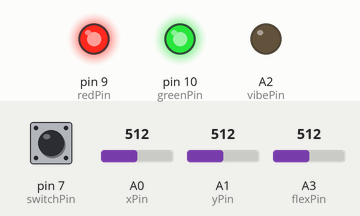
Recording of a sketch running on a simulated Arduino Uno, built with avr-gcc and run on an emulated ATmega328P. On the bench: output pins drawn as LEDs (lit = HIGH). Inputs (shaded band) come from the test bench; at power-on: A0 (xPin) = 512, pin 7 (switchPin) HIGH, A1 (yPin) = 512, A3 (flexPin) = 512. What the sketch prints to the serial monitor is not drawn.

Above: at 2.6 s.
2.7 s: A0 (xPin) set to 716
At 4.1 s:
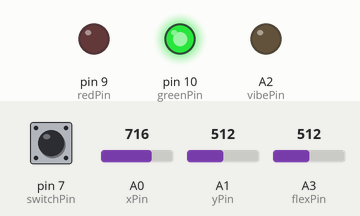
6.8 s: A0 (xPin) set to 600
8.6 s: A0 (xPin) set to 564
10.6 s: pin 7 (switchPin) pulled LOW for 1 s
At 16.3 s:
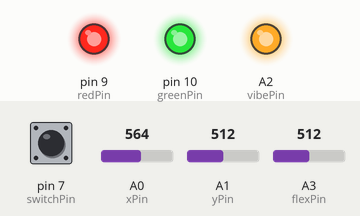
Timing chart, 0 to 16.7 s (numbered marks = the images above; inputs shaded):
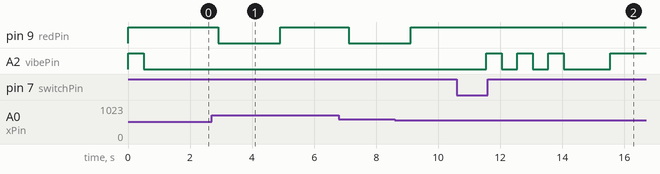

Measured:
- after the input at 2.7 s, pin 9 (redPin): HIGH → LOW after 0.22 s, → HIGH 2.0 s later
- after the input at 10.6 s, A2 (vibePin): LOW → HIGH after 0.95 s, then repeats every 1.0 s: LOW 0.50 s, HIGH 0.50 s

The sketch:

buzzlightshirt.ino
```cpp
//Flex sensor input
const int flexPin = A3;

float flexAvg;

//RGB LED pins
//Only red and green are used
const int redPin = 9;
const int greenPin = 10;

//Vibration motor pin
const int vibePin = A2;

//Push button switch pin
const int switchPin = 7;
int switchValue;
int buttonState = HIGH;
long debounceDelay = 50;

//Accelerometer pins and variables
const int xPin = A0;
const int yPin = A1;

//Change
float threshold=70.0;

float xval[100]={0};
float yval[100]={0};
float xavg;
float yavg;

int flag=0;

//RGB LED
int redIntensity = 0;
int greenIntensity = 0;

//Activity tracking variables
int breathingExercisesComplete = 0;
int badPostureCount = 0;
const int allowedBadPostureMaximum = 10;
const int requiredBreathingExercises = 40;

unsigned long badPostureTime;
unsigned long correctionTime;

//Breathing exercise interval
//Usually every hour (3600000), but set to a shorter value for testing
unsigned long breathingInterval = 60000;
unsigned long nextBreathingTime  = 0;

boolean counting = false;
boolean correction = false;

//Alert if flexed for a preset amount of time
//At least greater than 5 minutes (300000), but set to a shorter value for testing
const unsigned long requiredDuration = 30000;

void setup() {
  // put your setup code here, to run once:

  Serial.begin(9600);

  //Setup our input and output pins
  pinMode(vibePin, OUTPUT);
  pinMode(redPin, OUTPUT);
  pinMode(greenPin, OUTPUT);

  pinMode(xPin, INPUT);
  pinMode(yPin, INPUT);
  pinMode(switchPin, INPUT);

  //Set initial unpressed value to HIGH
  digitalWrite(switchPin, HIGH);

  //Turn off RGB LED
  resetLight();


  //Small vibration to indicate circuit is on
  pinMode(vibePin, OUTPUT);
  analogWrite(vibePin, 200);
  delay(500);
  analogWrite(vibePin, 0);
  delay(500);

  //Calibrate Flex Sensor
  calibrateFlexSensor();

  //Calibrate Accelerometer
  calibrateAccelerometer();

  //Initialise variables for breathing exercise
  nextBreathingTime += breathingInterval;

}

void loop() {
  // put your main code here, to run repeatedly

  readAccelerometer();
  delay(50);
  checkPosture();
  delay(50);

  readSwitchPin();
  if (switchValue == LOW) {
    //initiate a deep breathing exercise manually
    alertBreathing();
    for (int i = 0; i < 2; i++) {
      breathingExercise();
    }
    nextBreathingTime = millis() + breathingInterval;
  }

  delay(50);
  readAccelerometer();
  delay(50);
  checkBreathing();
  delay(50);
  readAccelerometer();
  delay(50);
}

//This function checks the wearer's posture
//and alerts them if correction is needed

void checkPosture() {
  int flexReading = analogRead(flexPin);

  //Compare reading with calibrated value on startup
  int difference = abs(flexReading-flexAvg);

  //Posture is healthy
  if (difference <= 10) {
    if (counting) {
      if (!correction) {
        correctionTime = millis();
        correction = true;
      }
      else {
        long duration = millis() - correctionTime;
        if (duration >= requiredDuration) {
          counting = false;
          badPostureTime = 0;
          Serial.println("Posture corrected!");
          delay(100);
          vibeCorrectionComplete();
        }
      }
    }
  }

  //Posture is unhealthy
  if (difference > 10) {
    if (!counting) {
      badPostureTime = millis();
      counting = true;
    }
    else {
      long duration = millis() - badPostureTime;
      if (duration >= requiredDuration) {
        correction = false;
        correctionTime = 0;
        Serial.println("Unhealthy posture detected!");
        delay(100);
        vibeCorrectionNeeded();
        if (duration >= 2*requiredDuration) {
          badPostureCount++;
          badPostureTime = millis();
          Serial.print("Bad Posture Count: ");
          Serial.println(badPostureCount);
          delay(100);
        }
      }
    }
  }
}

//Vibration pattern for deep breathing
//Called when breathing exercise interval is reached
void breathingExercise() {
  for (int i = 78; i <=255; i++) {
    analogWrite(vibePin, i);
    delay(20);
  }

  analogWrite(vibePin, 255);
  delay(100);

  analogWrite(vibePin, 0);
  delay(2000);

  for (int i = 255; i >= 78; i--) {
    analogWrite(vibePin, i);
    delay(20);
  }

  analogWrite(vibePin, 0);
  delay(1000);

  //Keep track of number of completed exercises
  breathingExercisesComplete++;
  Serial.print("Breathing Exercises Done: ");
  Serial.println(breathingExercisesComplete);
  delay(100);
}

//Vibration pattern to alert user that it's time for a breathing exercise
//Wearer can cancel the exercise by pressing the push button at this point
void alertBreathing() {
  analogWrite(vibePin, 200);
  delay(500);

  analogWrite(vibePin, 0);
  delay(500);

  analogWrite(vibePin, 200);
  delay(500);

  analogWrite(vibePin, 0);
  delay(500);

  analogWrite(vibePin, 200);
  delay(500);

  analogWrite(vibePin, 0);
  delay(500);
}

//Check if it's time for a breathing exercise
void checkBreathing() {
  long runTime = millis();
  if (runTime >= nextBreathingTime) {
    //Time for a breathing exercise
    alertBreathing();
    //Do it 5 times
    for (int i = 0; i < 2; i++) {
      readSwitchPin();
      if (switchValue == LOW) {
        break;
      }
      breathingExercise();
    }
    nextBreathingTime = millis() + breathingInterval;
  }
}

//Calculate the intensity and colour of the RGB LED based on tracked activity
void statusLight() {
  int badPosturesAllowed = allowedBadPostureMaximum - badPostureCount;

  greenIntensity = 255 * (float)breathingExercisesComplete/(float)requiredBreathingExercises * (float)badPosturesAllowed/(float)allowedBadPostureMaximum;
  redIntensity = 255 - greenIntensity;

  outputLED(redIntensity, greenIntensity);
  delay(2000);

  outputLED(0, 0);
  delay(2000);

}

//Utility function to turn ligth off
void resetLight() {
  outputLED(0, 0);
}

//Function to calibrate the accelerometer
//Taken and modified from
//http://www.instructables.com/id/Simple-Easy-and-Cheap-DIY-Pedometer-with-Arduino/?ALLSTEPS

void calibrateAccelerometer() {
  digitalWrite(13,HIGH);

  float sum=0;
  float sum1=0;
  float sum2=0;
  for (int i=0;i<100;i++) {
    xval[i]=float(analogRead(xPin));
    sum=xval[i]+sum;
  }
  xavg=sum/100.0;
  Serial.print("x average: ");
  Serial.println(xavg);
  delay(100);

  for (int j=0;j<100;j++) {
    yval[j]=float(analogRead(yPin));
    sum1=yval[j]+sum1;
  }
  yavg=sum1/100.0;
  Serial.print("y average: ");
  Serial.println(yavg);
  delay(100);

  digitalWrite(13,LOW);
}

//Function to calibrate flex sensor on startup
//I wrote this based on the accelerometer calibration method above

void calibrateFlexSensor() {
  float flexSum = 0;
  int flexInit[10] = {0};

  for (int i=0; i < 10; i++) {
    flexInit[i] = analogRead(flexPin);
    flexSum = float(flexInit[i])+ flexSum;
    delay(10);
  }
  flexAvg = flexSum/10;
  Serial.print("Flex Sensor Average: ");
  Serial.println(flexAvg);
  delay(100);
}

//Read the accelerometer. Turn on status light if there is a significang enough orientation change
//Taken and modified from
//http://www.instructables.com/id/Simple-Easy-and-Cheap-DIY-Pedometer-with-Arduino/?ALLSTEPS

void readAccelerometer () {
  int acc=0;
  float totvect[100]={0};
  float totave[100]={0};
  float xaccl[100]={0};
  float yaccl[100]={0};
  //flag = 1;

  for (int i=0;i<100;i++) {
    xaccl[i]=float(analogRead(xPin));
    delay(1);


    yaccl[i]=float(analogRead(yPin));
    delay(1);

    totvect[i] = sqrt(((xaccl[i]-xavg)* (xaccl[i]-xavg))+ ((yaccl[i] - yavg)*(yaccl[i] - yavg)));
    if (i != 0)
    {
      totave[i] = (totvect[i] + totvect[i-1]) / 2 ;
    }
    else {
      totave[i] = 0;
    }

    //Serial.println(totave[i]);
    //delay(200);

    if (totave[i]>threshold && flag==0) {
      //Serial.println(totave[i]);
      //Light up LED
      delay(100);
      statusLight();
      flag = 1;
      break;
    }
    else if (totave[i] > threshold && flag==1) {
      //do nothing
    }
    if (totave[i]<threshold  && flag==1) {
      flag=0;
    }

  }

}

//Vibration pattern to alert user of unhealthy posture
void vibeCorrectionNeeded() {
  analogWrite(vibePin, 200);
  delay(1000);
  analogWrite(vibePin, 0);
  delay(1000);
}

//Vibration pattern to alert user that posture has been corrected
void vibeCorrectionComplete() {
  analogWrite(vibePin, 200);
  delay(500);
  analogWrite(vibePin, 0);
  delay(500);
  analogWrite(vibePin, 200);
  delay(500);
  analogWrite(vibePin, 0);
  delay(500);
}

//Color generating function
//Adapted from http://lilypadarduino.org/?page_id=702
//I removed the parameter for the blue pin, since I don't need it

void outputLED (unsigned char red, unsigned char green)	//the color generating function
{
  analogWrite(redPin, 255-red);
  analogWrite(greenPin, 255-green);
}

//Function to read push button switch
//Uses a debounce delay to avoid detecting multiple presses
//Code adapted from IDEA9101 lab exercises

void readSwitchPin() {

  buttonState = HIGH;

  switchValue = digitalRead(switchPin);
  if (switchValue != buttonState) {
    delay(debounceDelay);
    switchValue = digitalRead(switchPin);
    if (switchValue != buttonState) {
      buttonState = switchValue;
    }
  }

}
```
